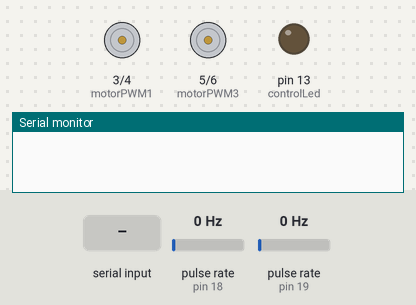
A sketch run on a simulated Arduino Mega 2560, built with avr-gcc and run on an emulated ATmega2560. Parts: motor-driver pin pairs drawn as motors (green arrow = first pin HIGH = forward, orange = second pin HIGH = backward, longer = more drive), output pins drawn as LEDs (lit = HIGH), the last lines printed to the serial monitor. Wiring (inferred from the names in the program): 2 × pulse sensor: data pin 18 / data pin 19. The test bench sets the inputs (shaded band); at power-on: pulse rate (sensors on pin 19, pin 18) 0 Hz.

Above: at 1.2 s.
1.3 s: byte 20 (20) received over Serial
2.8 s: "1\n" received over Serial
At 4.0 s:
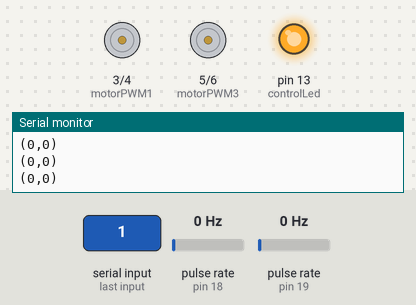
4.3 s: pulse rate (sensor on pin 19) set to 2 Hz
At 4.6 s:
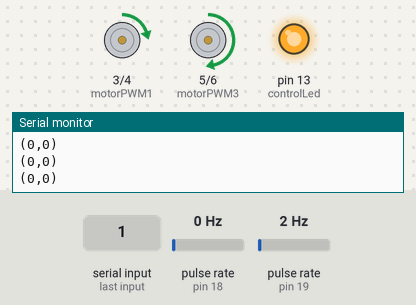
At 5.21 s:
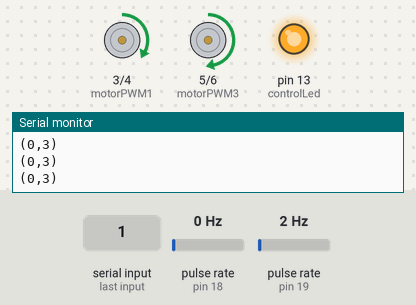
7.3 s: pulse rate (sensor on pin 18) set to 2 Hz
10.3 s: pulse rate (sensor on pin 18) set to 4 Hz
13.3 s: pulse rate (sensor on pin 18) set to 0 Hz
At 13.9 s:
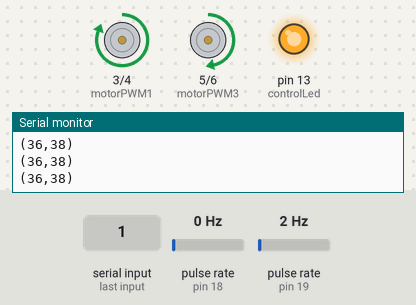
Timing chart, 0 to 16.0 s (numbered marks = the images above; inputs shaded):
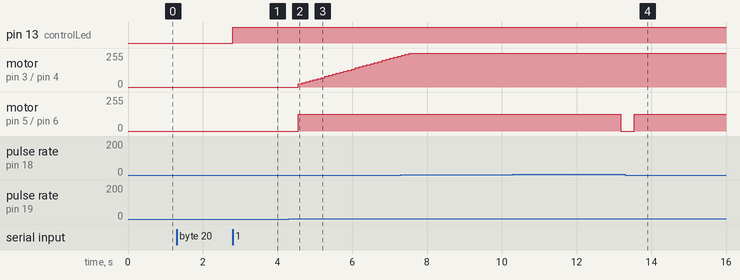

Measured:
- the behaviour switches between 0 and 1 Hz on pulse rate (sensor on pin 19) (found by bisection; images 1 and 2)
- after the input at 2.8 s, pin 13 (controlLed): LOW → HIGH at once
- after the input at 4.3 s, motor on pin 3 (motorPWM1) / pin 4 (motorPWM2): moves from stopped to forward 231/255 over 2.7 s, starting after 0.25 s; motor on pin 5 (motorPWM3) / pin 6 (motorPWM4): stopped → forward 125/255 after 0.25 s
- after the input at 10.3 s, motor on pin 5 (motorPWM3) / pin 6 (motorPWM4): forward 125/255 → stopped after 2.9 s
- after the input at 13.3 s, motor on pin 3 (motorPWM1) / pin 4 (motorPWM2): stays forward 255/255 (without the input it goes to forward 247/255 after 0.13 s); motor on pin 5 (motorPWM3) / pin 6 (motorPWM4): stopped → forward 125/255 after 0.25 s

The sketch:

arduino18_3.ino
```cpp
#include <PID_v1.h>

#define motorPWM1 3  // sag motor kirmizi pin
#define motorPWM2 4  // sag motor siyah pin
#define motorPWM3 5  // sol motor kirmizi pin
#define motorPWM4 6  // sol motor siyah pin
#define enablePin  52
#define encoderRight  18
#define encoderLeft 19
#define controlLed 13

volatile int hitsRight = 0;
volatile int hitsLeft = 0;
int raspMessage,dummyVar,roundDirection,var, zot;
double SetPoint1, SetPoint2, SetPoint3, SetPoint4;
double Input1, Input2, Input3, Input4;
double  Output1, Output2, Output3, Output4;
int encoderDifference;

PID myPIDStraight1(&Input1, &Output1, &SetPoint1, 15, 80, 40, DIRECT);
PID myPIDStraight2(&Input2, &Output2, &SetPoint2, 15, 80, 40, DIRECT);
PID myPIDround1(&Input3, &Output3, &SetPoint3, 15, 80, 40, DIRECT);
PID myPIDround2(&Input2, &Output2, &SetPoint4, 15, 80, 40, DIRECT);
void setup() {
  Serial.begin(9600);
  pinMode(encoderRight, INPUT);
  pinMode(encoderLeft, INPUT);
  pinMode(controlLed, OUTPUT);
  // put your setup code here, to run once:
  attachInterrupt(4, countLeft, CHANGE);
  attachInterrupt(5, countRight, CHANGE);
  pinMode(motorPWM1, OUTPUT);
  pinMode(motorPWM2, OUTPUT);
  pinMode(motorPWM3, OUTPUT);
  pinMode(motorPWM4, OUTPUT);
  analogWrite(motorPWM1, 0);
  analogWrite(motorPWM2, 0);
  analogWrite(motorPWM3, 0);
  analogWrite(motorPWM4, 0);
  digitalWrite(controlLed, LOW);

  SetPoint1=1;  SetPoint2=1;  SetPoint3=1;  SetPoint4=1;
  myPIDStraight1.SetMode(AUTOMATIC);
  myPIDStraight2.SetMode(AUTOMATIC);
  myPIDround1.SetMode(AUTOMATIC);
  myPIDround2.SetMode(AUTOMATIC);

  }


void loop() {
   while (true){
     if(Serial.available()>0){
       var = (int) Serial.read();
       if(var==20)
           break;
     }
  }
   Serial.println (5);
   while (true){
   if(Serial.available ()>0){
      raspMessage = (int) Serial.read();
      switch (raspMessage){
        case 49: {

          dummyVar= (int) Serial.read();
          if(raspRX()==10)
             digitalWrite(controlLed,HIGH);
          //roundDirection= (int) Serial.read();
          //dummyVar= dummyVar-48;
          roundAround(zot);
          Serial.println(2);
         }
        case 50: {
            analogWrite(motorPWM1, 0);
            analogWrite(motorPWM4, 0);
          dummyVar= (int) Serial.read();
          //goStraight (dummyVar);
          Serial.print(2);
          }
        }
    }
  }
}
void roundAround (int var){
  hitsLeft=0;
  hitsRight=0;
  Input1 = hitsLeft - hitsRight ;
  Input2 = hitsRight - hitsLeft ;
  analogWrite(motorPWM1, 125);//sag kirmizi
  analogWrite(motorPWM3, 125);//sol siyah
  while(hitsLeft<1000 || hitsRight<1000){
  if (hitsLeft > hitsRight){
    myPIDround1.Compute();
    analogWrite(motorPWM1, Output3);
    analogWrite(motorPWM3, 125);}
  if (hitsRight > hitsLeft){
    myPIDround2.Compute();
    analogWrite(motorPWM1, 125);
    analogWrite(motorPWM3, Output4);}
  if (hitsLeft == hitsRight){
    analogWrite(motorPWM1, Output3);
    analogWrite(motorPWM3, Output4);}
  Serial.print('(');
  Serial.print(hitsRight);
  Serial.print(',');
  //Serial.print(", Hits2=");
  Serial.print(hitsLeft);
  Serial.println(')');
    }

  }
void goStraight(int var){
  hitsLeft=0;
  hitsRight=0;
  Input3 = hitsLeft - hitsRight ;
  Input4 = hitsRight - hitsLeft ;
  analogWrite(motorPWM1, 125);
  analogWrite(motorPWM4, 125);
  while(hitsLeft<var){
  if (hitsLeft > hitsRight){
    myPIDStraight1.Compute();
    analogWrite(motorPWM1, Output3);
    analogWrite(motorPWM4, 125);}
  if (hitsRight > hitsLeft){
    myPIDStraight2.Compute();
    analogWrite(motorPWM1, 125);
    analogWrite(motorPWM4, Output4);}
  if (hitsLeft == hitsRight){
    analogWrite(motorPWM1, Output3);
    analogWrite(motorPWM4, Output4);}
    }
  }

void countLeft()
{
 hitsLeft++;
}

void countRight()
{
 hitsRight++;
}

int raspRX() {
  while (true){
  if(Serial.available()>0){
       zot = (int) Serial.read();
       return(zot);
       } } }

void raspTX(int z) {
  Serial.println (z); }
```
